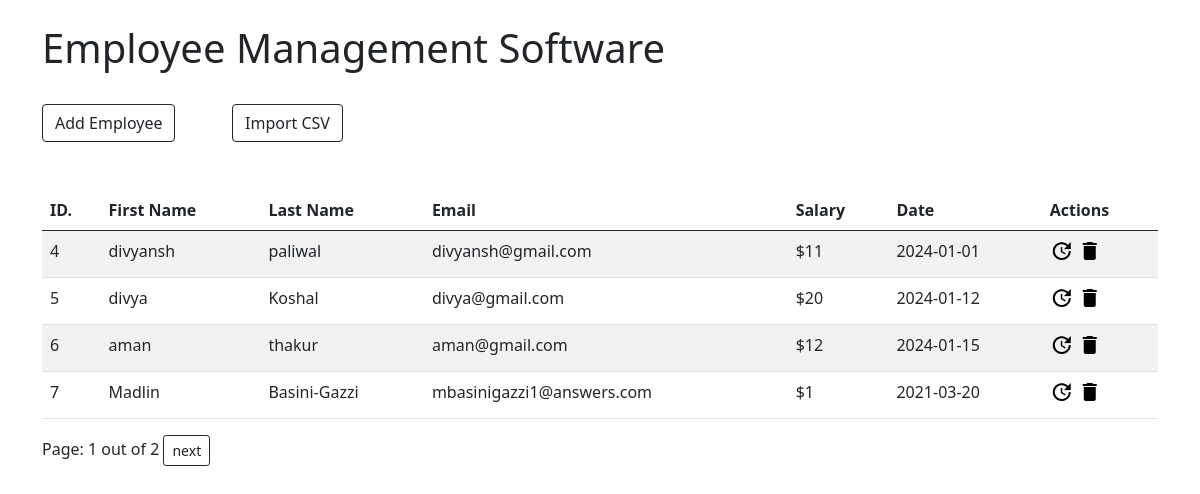
Before: / with the older database file.
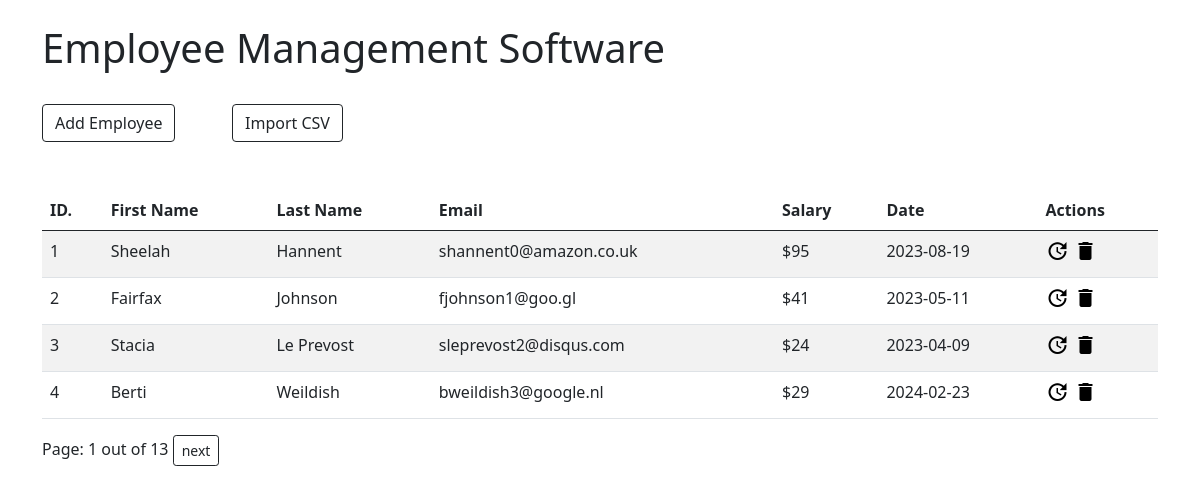
After: the same page with the newer database file.
### app/models.py (models this page shows)
class Employee(models.Model):
    first_name = models.CharField(max_length=100)
    last_name = models.CharField(max_length=100)
    email = models.EmailField()
    salary = models.IntegerField()
    joining_date = models.DateField()

### app/views.py (the view)
# urls.py: 2. Add a URL to urlpatterns:  path('', views.home, name='home')
def home(request):
    emps = Employee.objects.all().order_by('id')
    paginator = Paginator(emps, 4)
    print(paginator)
    page_number = request.GET.get('page')
    print(page_number)
    page_obj = paginator.get_page(page_number)
    print(page_obj)
    total_page = paginator.num_pages
    print(total_page)
    return render(request,'home.html', context={'page_obj':page_obj,'total_page':total_page})

### templates/home.html (shortened to what this page needs)
{% extends 'index.html' %}
{% block content %}
<div class="row">
    <div class="col-lg-8">
        <h1>Employee Management Software</h1>
    </div>
</div>
<div class="row">
    <div class="col-lg-2 mt-4">
        <a href="{% url 'create' %}" class="btn btn-outline-dark">Add Employee</a>
    </div>
    <div class="col-lg-2 mt-4">
        <a href="{% url 'csv' %}" class="btn btn-outline-dark">Import CSV</a>
    </div>
</div>
<div class="row">
</div>
<div class="row">
    <div class="col-12 mt-4 table-responsive">
        <table class="table table-striped">
            <thead>
                <tr>
                    <th scope="col">ID.</th>
                    <th scope="col">First Name</th>
                    <th scope="col">Last Name</th>
                    <th scope="col">Email</th>
                    <th scope="col">Salary</th>
                    <th scope="col">Date</th>
                    <th scope="col">Actions</th>
                </tr>
            </thead>
            <tbody>
                {% for i in page_obj %}
                <tr>
                    <td>{{i.id}}</td>
                    <td>{{i.first_name}}</td>
                    <td>{{i.last_name}}</td>
                    <td>{{i.email}}</td>
                    <td>${{i.salary}}</td>
                    <td>{{i.joining_date | date:'Y-m-d'}}</td>
                    <td>
                        <a href="{% url 'update' i.id %}" style="color: black;"><i class="material-icons">&#xe923;</i></a>
                        <a href="{% url 'delete' i.id %}" style="color: black;"><i class="material-icons">&#xe872;</i></a>
                    </td>
                </tr>
                {% endfor %}
            </tbody>
        </table>
        <span>Page: {{page_obj.number}} out of {{total_page}}</span>
        {% if page_obj.has_next %}
                <a href="?page={{page_obj.next_page_number}}" class="btn btn-outline-dark btn-sm">next</a>
        {% endif %}
    </div>
</div>
{% endblock %}

Changed rows visible on the page:
no longer on this page (row edited): Employee: id "5", first_name "divya", last_name "Koshal", email "divya@gmail.com", salary "20", joining_date "2024-01-12"
no longer on this page (row edited): Employee: id "6", first_name "aman", last_name "thakur", email "aman@gmail.com", salary "12", joining_date "2024-01-15"
no longer on this page (row edited): Employee: id "7", first_name "Madlin", last_name "Basini-Gazzi", email "mbasinigazzi1@answers.com", salary "1", joining_date "2021-03-20"
added Employee: id "1", first_name "Sheelah", last_name "Hannent", email "shannent0@amazon.co.uk", salary "95", joining_date "2023-08-19"
added Employee: id "2", first_name "Fairfax", last_name "Johnson", email "fjohnson1@goo.gl", salary "41", joining_date "2023-05-11"
added Employee: id "3", first_name "Stacia", last_name "Le Prevost", email "sleprevost2@disqus.com", salary "24", joining_date "2023-04-09"
changed Employee id 4: first_name "divyansh" → "Berti"; last_name "paliwal" → "Weildish"; email "divyansh@gmail.com" → "bweildish3@google.nl"; salary "11" → "29"; joining_date "2024-01-01" → "2024-02-23"
Other visible differences:
{{ total_page }}: "2" → "13"
